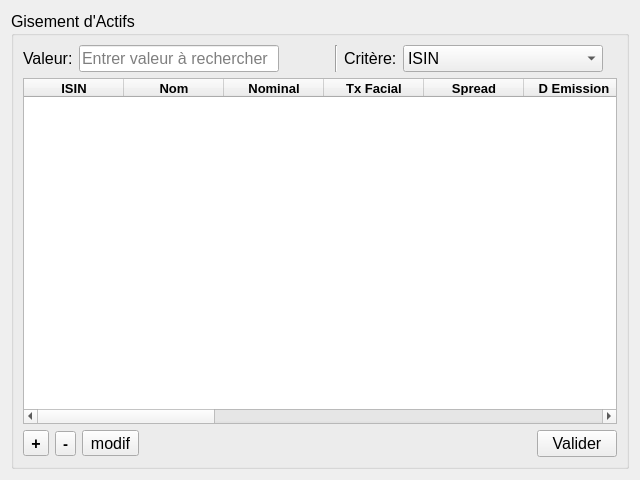
<?xml version="1.0" encoding="UTF-8"?>
<ui version="4.0">
 <class>Gisement</class>
 <widget class="QWidget" name="Gisement">
  <property name="geometry">
   <rect>
    <x>0</x>
    <y>0</y>
    <width>640</width>
    <height>480</height>
   </rect>
  </property>
  <property name="windowTitle">
   <string>Gisement d'Actifs</string>
  </property>
  <layout class="QVBoxLayout" name="verticalLayout">
   <item>
    <widget class="QGroupBox" name="groupBox">
     <property name="sizePolicy">
      <sizepolicy hsizetype="Expanding" vsizetype="Expanding">
       <horstretch>0</horstretch>
       <verstretch>0</verstretch>
      </sizepolicy>
     </property>
     <property name="minimumSize">
      <size>
       <width>230</width>
       <height>0</height>
      </size>
     </property>
     <property name="maximumSize">
      <size>
       <width>16777</width>
       <height>16777215</height>
      </size>
     </property>
     <property name="sizeIncrement">
      <size>
       <width>2</width>
       <height>0</height>
      </size>
     </property>
     <property name="font">
      <font>
       <pointsize>12</pointsize>
       <weight>50</weight>
       <bold>false</bold>
       <underline>false</underline>
      </font>
     </property>
     <property name="title">
      <string>Gisement d'Actifs</string>
     </property>
     <property name="flat">
      <bool>true</bool>
     </property>
     <layout class="QVBoxLayout" name="verticalLayout_3">
      <item>
       <layout class="QHBoxLayout" name="horizontalLayout">
        <item>
         <widget class="QLabel" name="label">
          <property name="sizePolicy">
           <sizepolicy hsizetype="Fixed" vsizetype="Preferred">
            <horstretch>0</horstretch>
            <verstretch>0</verstretch>
           </sizepolicy>
          </property>
          <property name="text">
           <string>Valeur:</string>
          </property>
         </widget>
        </item>
        <item>
         <widget class="QLineEdit" name="lineEditValeur">
          <property name="sizePolicy">
           <sizepolicy hsizetype="Minimum" vsizetype="Fixed">
            <horstretch>0</horstretch>
            <verstretch>0</verstretch>
           </sizepolicy>
          </property>
          <property name="minimumSize">
           <size>
            <width>200</width>
            <height>0</height>
           </size>
          </property>
          <property name="maximumSize">
           <size>
            <width>200</width>
            <height>16777215</height>
           </size>
          </property>
          <property name="placeholderText">
           <string>Entrer valeur à rechercher</string>
          </property>
         </widget>
        </item>
        <item>
         <spacer name="horizontalSpacer">
          <property name="orientation">
           <enum>Qt::Horizontal</enum>
          </property>
          <property name="sizeType">
           <enum>QSizePolicy::Fixed</enum>
          </property>
          <property name="sizeHint" stdset="0">
           <size>
            <width>50</width>
            <height>20</height>
           </size>
          </property>
         </spacer>
        </item>
        <item>
         <widget class="Line" name="line">
          <property name="orientation">
           <enum>Qt::Vertical</enum>
          </property>
         </widget>
        </item>
        <item>
         <widget class="QLabel" name="labelCritere">
          <property name="sizePolicy">
           <sizepolicy hsizetype="Fixed" vsizetype="Preferred">
            <horstretch>0</horstretch>
            <verstretch>0</verstretch>
           </sizepolicy>
          </property>
          <property name="text">
           <string>Critère:</string>
          </property>
         </widget>
        </item>
        <item>
         <widget class="QComboBox" name="comboBoxCritere">
          <property name="minimumSize">
           <size>
            <width>200</width>
            <height>0</height>
           </size>
          </property>
          <property name="maximumSize">
           <size>
            <width>200</width>
            <height>16777215</height>
           </size>
          </property>
          <property name="editable">
           <bool>false</bool>
          </property>
          <property name="currentIndex">
           <number>0</number>
          </property>
          <property name="modelColumn">
           <number>0</number>
          </property>
          <item>
           <property name="text">
            <string>ISIN</string>
           </property>
          </item>
          <item>
           <property name="text">
            <string>NOM</string>
           </property>
          </item>
         </widget>
        </item>
        <item>
         <spacer name="horizontalSpacer_3">
          <property name="orientation">
           <enum>Qt::Horizontal</enum>
          </property>
          <property name="sizeHint" stdset="0">
           <size>
            <width>40</width>
            <height>20</height>
           </size>
          </property>
         </spacer>
        </item>
       </layout>
      </item>
      <item>
       <widget class="QTableWidget" name="tableWidgetActifs">
        <property name="font">
         <font>
          <pointsize>10</pointsize>
         </font>
        </property>
        <property name="midLineWidth">
         <number>0</number>
        </property>
        <property name="editTriggers">
         <set>QAbstractItemView::EditKeyPressed</set>
        </property>
        <property name="dragDropOverwriteMode">
         <bool>false</bool>
        </property>
        <property name="defaultDropAction">
         <enum>Qt::CopyAction</enum>
        </property>
        <property name="alternatingRowColors">
         <bool>true</bool>
        </property>
        <property name="selectionBehavior">
         <enum>QAbstractItemView::SelectRows</enum>
        </property>
        <property name="showGrid">
         <bool>false</bool>
        </property>
        <property name="gridStyle">
         <enum>Qt::SolidLine</enum>
        </property>
        <property name="rowCount">
         <number>0</number>
        </property>
        <attribute name="horizontalHeaderVisible">
         <bool>true</bool>
        </attribute>
        <attribute name="horizontalHeaderStretchLastSection">
         <bool>true</bool>
        </attribute>
        <attribute name="verticalHeaderVisible">
         <bool>false</bool>
        </attribute>
        <attribute name="verticalHeaderDefaultSectionSize">
         <number>22</number>
        </attribute>
        <attribute name="verticalHeaderShowSortIndicator" stdset="0">
         <bool>true</bool>
        </attribute>
        <attribute name="verticalHeaderStretchLastSection">
         <bool>false</bool>
        </attribute>
        <column>
         <property name="text">
          <string>ISIN</string>
         </property>
         <property name="font">
          <font>
           <weight>75</weight>
           <bold>true</bold>
          </font>
         </property>
        </column>
        <column>
         <property name="text">
          <string>Nom</string>
         </property>
         <property name="font">
          <font>
           <weight>75</weight>
           <bold>true</bold>
          </font>
         </property>
        </column>
        <column>
         <property name="text">
          <string>Nominal</string>
         </property>
         <property name="font">
          <font>
           <weight>75</weight>
           <bold>true</bold>
          </font>
         </property>
        </column>
        <column>
         <property name="text">
          <string>Tx Facial</string>
         </property>
         <property name="font">
          <font>
           <weight>75</weight>
           <bold>true</bold>
          </font>
         </property>
        </column>
        <column>
         <property name="text">
          <string>Spread</string>
         </property>
         <property name="font">
          <font>
           <weight>75</weight>
           <bold>true</bold>
          </font>
         </property>
        </column>
        <column>
         <property name="text">
          <string>D Emission</string>
         </property>
         <property name="font">
          <font>
           <weight>75</weight>
           <bold>true</bold>
          </font>
         </property>
        </column>
        <column>
         <property name="text">
          <string>D Jouissance</string>
         </property>
         <property name="font">
          <font>
           <weight>75</weight>
           <bold>true</bold>
          </font>
         </property>
        </column>
        <column>
         <property name="text">
          <string>D Echéance</string>
         </property>
         <property name="font">
          <font>
           <weight>75</weight>
           <bold>true</bold>
          </font>
         </property>
        </column>
        <column>
         <property name="text">
          <string>Type</string>
         </property>
         <property name="font">
          <font>
           <weight>75</weight>
           <bold>true</bold>
          </font>
         </property>
        </column>
        <column>
         <property name="text">
          <string>Echue</string>
         </property>
         <property name="font">
          <font>
           <weight>75</weight>
           <bold>true</bold>
          </font>
         </property>
        </column>
        <column>
         <property name="text">
          <string>Forcee</string>
         </property>
         <property name="font">
          <font>
           <weight>75</weight>
           <bold>true</bold>
          </font>
         </property>
        </column>
        <column>
         <property name="text">
          <string>Prix</string>
         </property>
         <property name="font">
          <font>
           <weight>75</weight>
           <bold>true</bold>
          </font>
         </property>
        </column>
        <column>
         <property name="text">
          <string>Sensibilité</string>
         </property>
         <property name="font">
          <font>
           <weight>75</weight>
           <bold>true</bold>
          </font>
         </property>
        </column>
        <column>
         <property name="text">
          <string>Duration</string>
         </property>
         <property name="font">
          <font>
           <weight>75</weight>
           <bold>true</bold>
          </font>
         </property>
        </column>
        <column>
         <property name="text">
          <string>Convexité</string>
         </property>
         <property name="font">
          <font>
           <weight>75</weight>
           <bold>true</bold>
          </font>
         </property>
        </column>
        <column>
         <property name="text">
          <string>Tx Actuariel</string>
         </property>
         <property name="font">
          <font>
           <weight>75</weight>
           <bold>true</bold>
          </font>
         </property>
        </column>
       </widget>
      </item>
      <item>
       <layout class="QHBoxLayout" name="horizontalLayout_2">
        <item>
         <widget class="QToolButton" name="toolButtonAdd">
          <property name="font">
           <font>
            <weight>75</weight>
            <bold>true</bold>
           </font>
          </property>
          <property name="text">
           <string>+</string>
          </property>
         </widget>
        </item>
        <item>
         <widget class="QToolButton" name="toolButtonDelete">
          <property name="font">
           <font>
            <pointsize>11</pointsize>
            <weight>75</weight>
            <bold>true</bold>
           </font>
          </property>
          <property name="text">
           <string>-</string>
          </property>
         </widget>
        </item>
        <item>
         <widget class="QToolButton" name="toolButtonEdit">
          <property name="text">
           <string>modif</string>
          </property>
         </widget>
        </item>
        <item>
         <spacer name="horizontalSpacer_2">
          <property name="orientation">
           <enum>Qt::Horizontal</enum>
          </property>
          <property name="sizeHint" stdset="0">
           <size>
            <width>40</width>
            <height>20</height>
           </size>
          </property>
         </spacer>
        </item>
        <item>
         <widget class="QPushButton" name="pushButtonValider">
          <property name="text">
           <string>Valider</string>
          </property>
         </widget>
        </item>
       </layout>
      </item>
     </layout>
    </widget>
   </item>
  </layout>
 </widget>
 <resources/>
 <connections/>
</ui>
